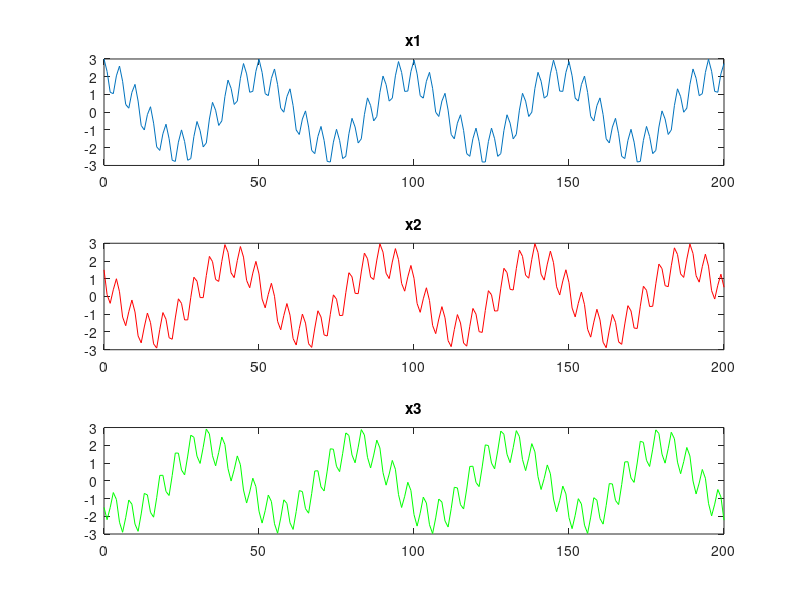

Recreate this plot in MATLAB. (Note: this script raises an error after producing the figure.)

clear all;  close all;

addpath(genpath(pwd))

%%  Dictionary Parameters

Pmax            = 50; %The largest period spanned by the NPDs
Dictionary_pool = {'Ramanujan','NaturalBasis','random' };%Type of the dictionary
Dictionary_type = Dictionary_pool{1};


%%  generate signal

t = 0:1:200;
x1c = 2*cos(2*pi*(1/49)*t);

x1m = cos(2*pi*(1/5)*t);

x1 = x1c + x1m;

x2c = 2*cos(2*pi*(1/49)*t + pi/3);

x2m = cos(2*pi*(1/5)*t+ pi/3);

x2 = x2c + x2m;

x3c = 2*cos(2*pi*(1/49)*t + 2*pi/3);

x3m = cos(2*pi*(1/5)*t+ 2*pi/3);

x3 = x3c + x3m;

data_matrix = [x1' x2' x3'];

% Create figure with 3 subplots
figure
subplot(3,1,1)
plot(t, x1)
title('x1')
subplot(3,1,2)
plot(t, x2, 'r')
title('x2')
subplot(3,1,3)
plot(t, x3,'g')
title('x3')



%% LAPIS

opts.Dictionary_type = Dictionary_type;
opts.Pmax            = Pmax;
opts.lambda_1        = 0.1;
opts.lambda_2        = 0.1;
opts.lambda_3        = 1;
opts.rho             = 1e-3;
opts.visual          = 1;
opts.max_iter        = 100;

[Factor,detected_periods,running_time] = LAPIS(data_matrix,opts);





